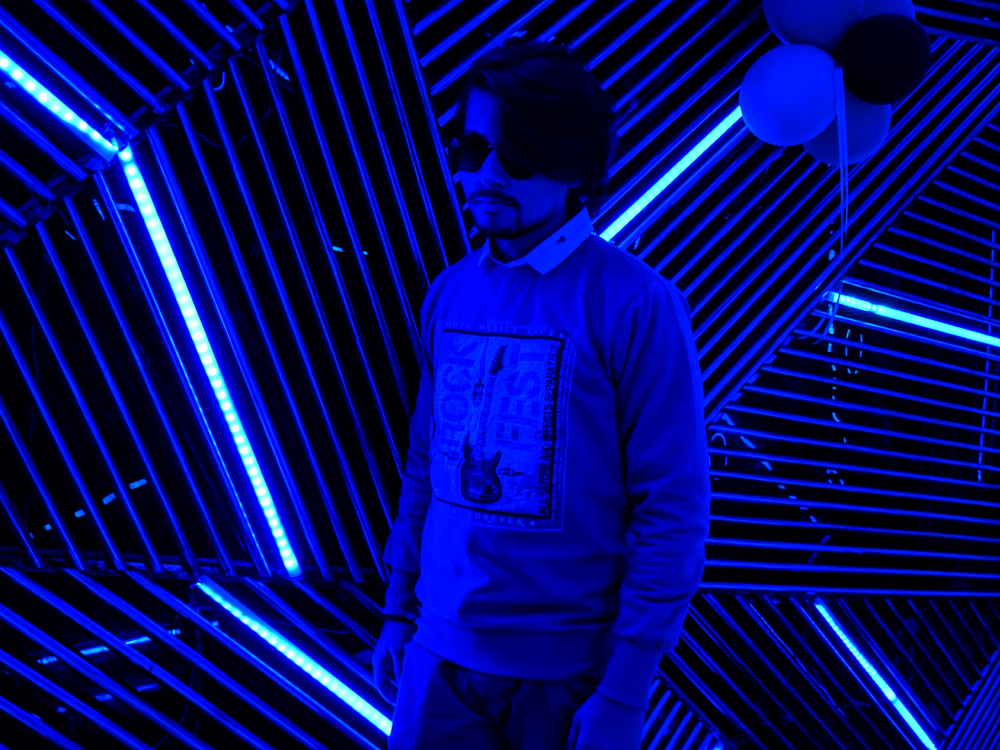
#> input picture w.jpg, 4000 x 3000 px (shown at 1/4 size)
$ python 'cv2 rectangle.py'
#> lines starting #> are read from the running program, lines starting #| are printed output that depends on the picture
import cv2
q=cv2.imread('w.jpg')
#> q is the input picture: shape (3000, 4000, 3); mean B, G, R 108.1, 10, 3.3
w=cv2.resize(q,(800,800))
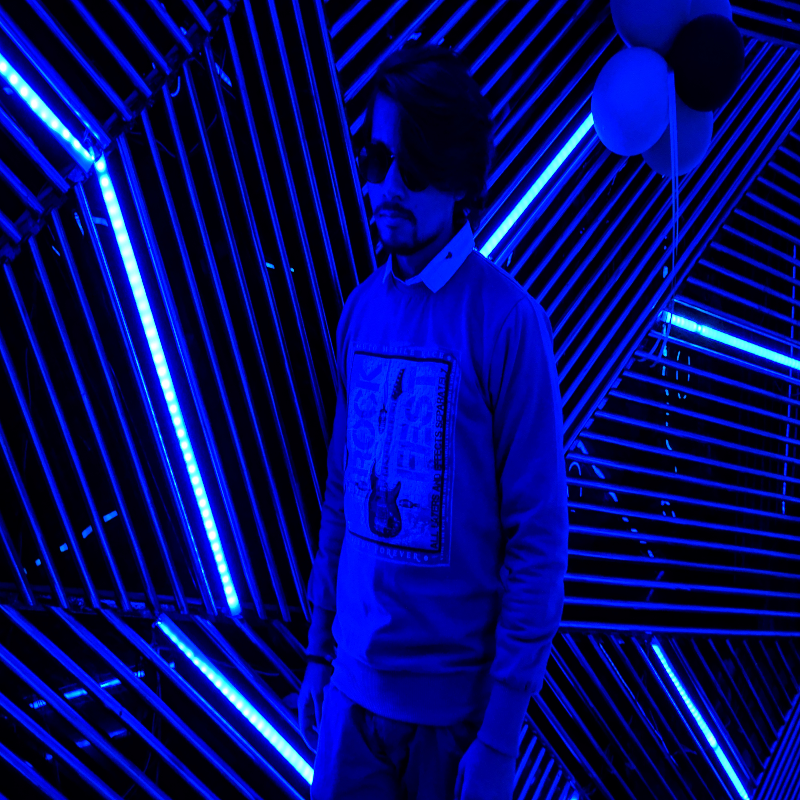
#> w: shape (800, 800, 3); mean B, G, R 108.1, 10, 3.3
img=cv2.rectangle(w,(100,100),(700,700),(255,0,0),-1)  ##if thickness==-1 thenbox created filled color
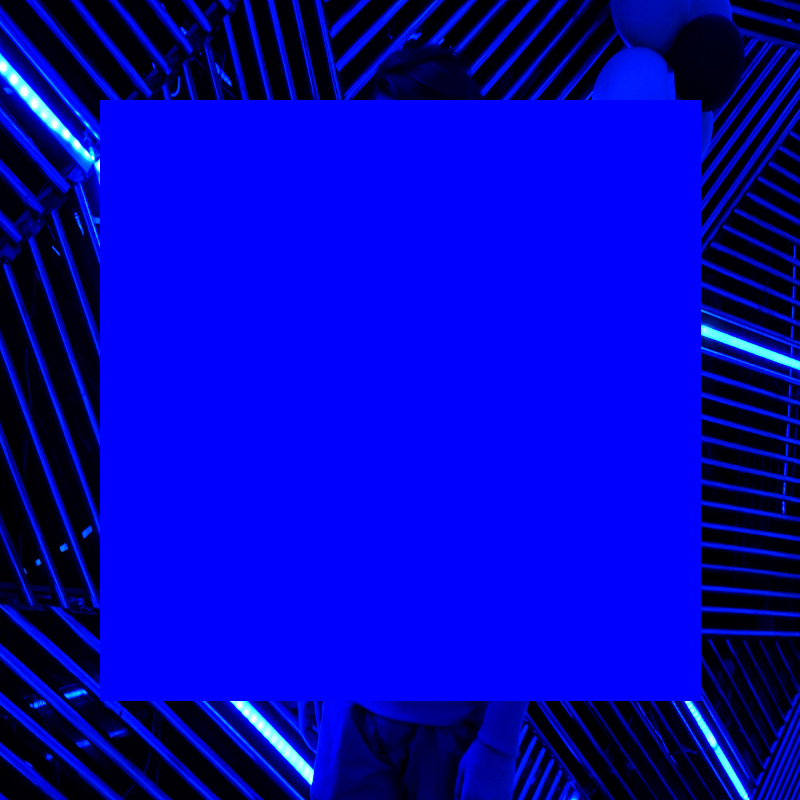
#> img: shape (800, 800, 3); mean B, G, R 182.8, 3.6, 1.1
cv2.imshow('image',img)
